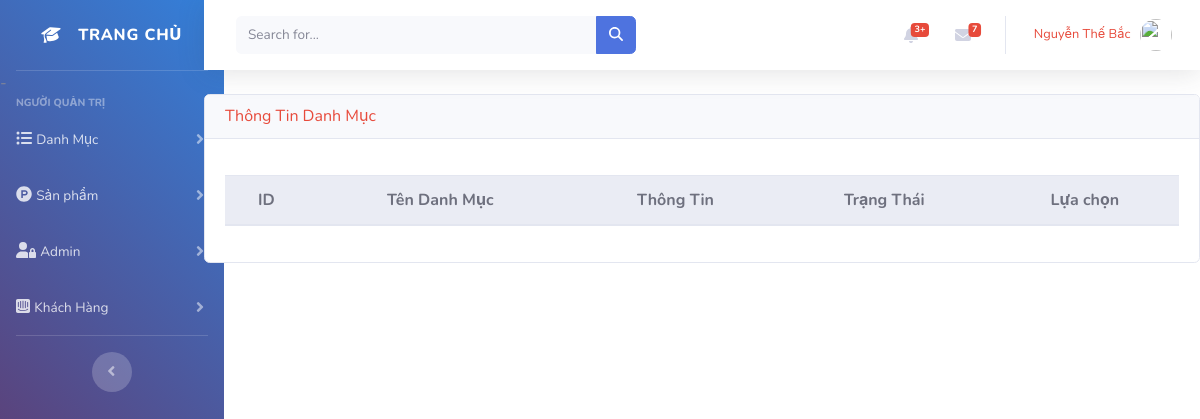
The app's page /Admin/Categoris/cate/ (signed in), older data.
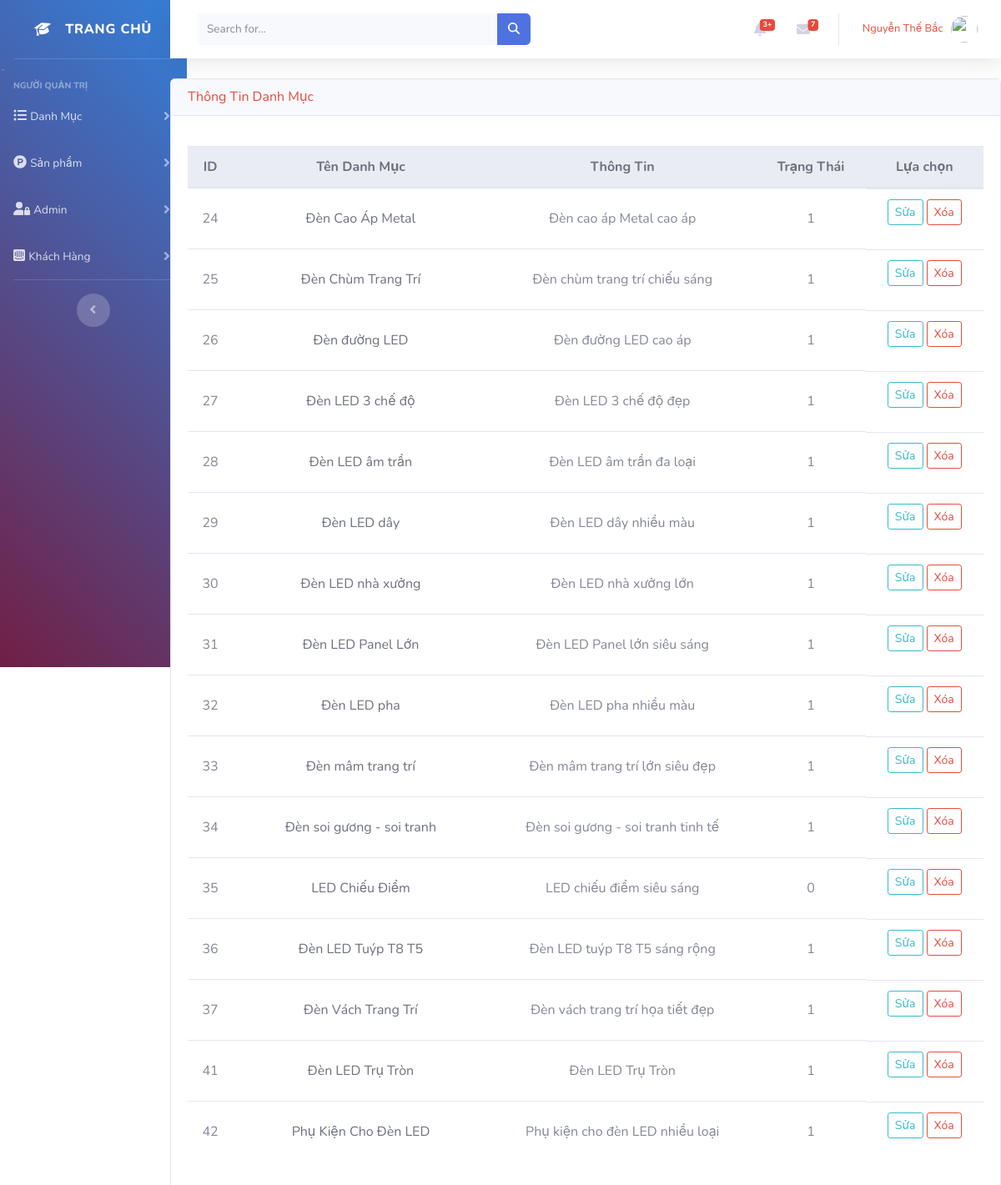
The same page, newer data.
### tables this page shows
CREATE TABLE `categori` (
  `id` int(11) NOT NULL,
  `name` varchar(500) NOT NULL,
  `description` varchar(1000) DEFAULT NULL,
  `status` tinyint(4) NOT NULL DEFAULT 1,
  `create_at` datetime NOT NULL,
  `update_at` datetime DEFAULT NULL
);

### Admin/dispatcher.php (called while the page is built, shortened)
<?php
class Dispatcher
{
    public function dispatch()
    {
        $this->request = new request\Request();
        $controller = $this->loadController();
        call_user_func_array([$controller, $this->request->action], $this->request->params);
    }
    public function loadController()
    {
        $controller = new $name();
        return $controller;
    }
}
?>

### Admin/Webroot/index.php (called while the page is built, shortened)
<?php
require(ROOT . 'dispatcher.php');
$dispatch = new Mvc\Dispatcher();
$dispatch->dispatch();

### Admin/Config/db.php (called while the page is built, shortened)
<?php
class Database
{
    public static $bdd = null;
    public static function getBdd() {
        if(is_null(self::$bdd)) {
            self::$bdd = new PDO("mysql:host=localhost;dbname=mvc", 'root', '');
            self::$bdd->setAttribute(PDO::ATTR_ERRMODE, PDO::ERRMODE_EXCEPTION);
            self::$bdd->exec("set names utf8");
        }
        return self::$bdd;
    }
}

### Admin/Core/ResourceModel.php (called while the page is built, shortened)
<?php
class ResourceModel implements ResourceModelInterFace
{
    private $table;
    public function _init($table, $id, $model)
    {
        $this->table = $table;
    }
    public function showAll() {
        $sql =  "SELECT * FROM $this->table";
        $req = Database::getBdd()->prepare($sql);
        if($req->execute()) {
            return $req->fetchAll();
        }
    }
}

### Admin/Models/CateRepository.php (called while the page is built, shortened)
<?php
class CateRepository
{
    private $CateResourceModel;
    public function __construct() {
        $this->CateResourceModel = new CateResourceModel();
    }
    public function showAll() {
        return $this->CateResourceModel->showAll();
    }
}

### Admin/Views/Categoris/cate.php (the view, shortened to what this page needs)
<div class="card">
  <h5 class="card-header text-danger">
      Thông Tin Danh Mục
    </h5>
  <div class="card-body">
    <table class="table table-hover table-product table-product mt-3 text-center">
        <thead>
            <tr class="thead-light">
                <th>ID</th>
                <th>Tên Danh Mục</th>
                <th>Thông Tin</th>
                <th>Trạng Thái</th>
                <th>Lựa chọn</th>
            </tr>
        </thead>
        <tbody>
            <?php foreach ($cate as $row) { ?>
                <tr>
                    <td><?php echo $row['id']; ?></td>
                    <td>
                        <a style="border-radius:5px; border: none;" href="/Admin/Leds/homecateid/<?php echo $row['id']; ?>" class="list-group-item list-group-item-action"><?php echo $row['name']; ?></a>
                    </td>
                    <td><?php echo $row['description']; ?></td>
                    <td><?php echo $row['status']; ?></td>
                    <td class='text-center d-flex justify-content-center'>
                        <a class='btn btn-outline-info btn-sm' href='/Admin/Categoris/edit/<?php echo $row["id"];?>' style="margin-right: 4px;">
                            Sửa
                        </a>
                        <form action="" method="post">
                            <button onclick="return xoaDanhmuc();" class="btn btn-outline-danger btn-sm">Xóa</button>
                        </form>
                    </td>
                </tr>
            <?php } ?>
        </tbody>
    </table>
  </div>
</div>

Row changes from the older to the newer data that the page shows:
added categori: id "24", name "Đèn Cao Áp Metal", description "Đèn cao áp Metal cao áp", status "1"
added categori: id "25", name "Đèn Chùm Trang Trí", description "Đèn chùm trang trí chiếu sáng", status "1"
added categori: id "26", name "Đèn đường LED", description "Đèn đường LED cao áp", status "1"
added categori: id "27", name "Đèn LED 3 chế độ", description "Đèn LED 3 chế độ đẹp", status "1"
added categori: id "28", name "Đèn LED âm trần", description "Đèn LED âm trần đa loại", status "1"
added categori: id "29", name "Đèn LED dây", description "Đèn LED dây nhiều màu", status "1"
added categori: id "30", name "Đèn LED nhà xưởng", description "Đèn LED nhà xưởng lớn", status "1"
added categori: id "31", name "Đèn LED Panel Lớn", description "Đèn LED Panel lớn siêu sáng", status "1"
added categori: id "32", name "Đèn LED pha", description "Đèn LED pha nhiều màu", status "1"
added categori: id "33", name "Đèn mâm trang trí", description "Đèn mâm trang trí lớn siêu đẹp", status "1"
added categori: id "34", name "Đèn soi gương - soi tranh", description "Đèn soi gương - soi tranh tinh tế", status "1"
added categori: id "35", name "LED Chiếu Điểm", description "LED chiếu điểm siêu sáng", status "0"
added categori: id "36", name "Đèn LED Tuýp T8 T5", description "Đèn LED tuýp T8 T5 sáng rộng", status "1"
added categori: id "37", name "Đèn Vách Trang Trí", description "Đèn vách trang trí họa tiết đẹp", status "1"
added categori: id "41", name "Đèn LED Trụ Tròn", description "Đèn LED Trụ Tròn", status "1"
added categori: id "42", name "Phụ Kiện Cho Đèn LED", description "Phụ kiện cho đèn LED nhiều loại", status "1"
